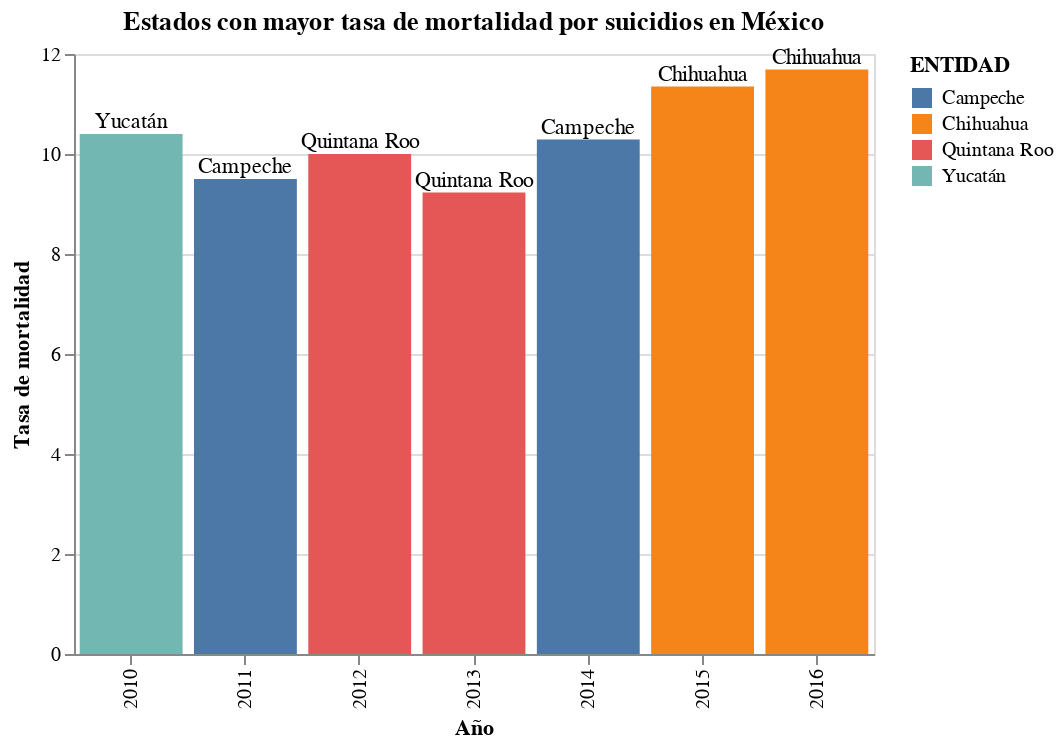

Notebook source saved alongside this figure:
### Markdown cell above
Durante el rango que otorgan los datos se puede observar que la tasa de mortalidad bajó en el 2011 y 2013, pero en general comenzó a subir luego de ese año.

### Code cell
edo_mort = mortalidad.sort_values(
    ['AÑO', 'TASA_DE_MORTALIDAD_POR_SUICIDIOS_POR_100000'], ascending=[True, False]).drop_duplicates(
    'AÑO', keep='first').reset_index().drop(columns=['index', 'CLAVE_ENTIDAD'])


edo_mort_bar = alt.Chart(edo_mort).mark_bar().encode(
    x = alt.X('AÑO:N', title='Año'),
    y = alt.Y('TASA_DE_MORTALIDAD_POR_SUICIDIOS_POR_100000', title='Tasa de mortalidad'),
    color = alt.Color('ENTIDAD')
)

edo_mort_text = alt.Chart(edo_mort).mark_text(dy = -6).encode(
    x = alt.X('AÑO:N', title=''),
    y = alt.Y('TASA_DE_MORTALIDAD_POR_SUICIDIOS_POR_100000', title='Tasa de mortalidad'),
    text = alt.Text('ENTIDAD')
)

edo_mort_graph = edo_mort_bar + edo_mort_text
edo_mort_graph.properties(
    width=400,
    title='Estados con mayor tasa de mortalidad por suicidios en México'
)

### Figure 1 — Vega-Lite specification as saved in the notebook (floating-point values rounded to 4 significant figures)
{"config": {"view": {"continuousWidth": 400, "continuousHeight": 300}}, "layer": [{"mark": "bar", "encoding": {"color": {"type": "nominal", "field": "ENTIDAD"}, "x": {"type": "nominal", "field": "AÑO", "title": "Año"}, "y": {"type": "quantitative", "field": "TASA_DE_MORTALIDAD_POR_SUICIDIOS_POR_100000", "title": "Tasa de mortalidad"}}}, {"mark": {"type": "text", "dy": -6}, "encoding": {"text": {"type": "nominal", "field": "ENTIDAD"}, "x": {"type": "nominal", "field": "AÑO", "title": ""}, "y": {"type": "quantitative", "field": "TASA_DE_MORTALIDAD_POR_SUICIDIOS_POR_100000", "title": "Tasa de mortalidad"}}}], "data": {"name": "data-62b4400f97fb938d4975f7eb8666a076"}, "title": "Estados con mayor tasa de mortalidad por suicidios en México", "width": 400, "$schema": "https://vega.github.io/schema/vega-lite/v4.8.1.json", "datasets": {"data-62b4400f97fb938d4975f7eb8666a076": [{"AÑO": 2010, "ENTIDAD": "Yucatán", "DEFUNCIONES_POR_SUICIDIOS": 206, "POBLACIÓN_MEDIA_TOTAL": 1980690, "TASA_DE_MORTALIDAD_POR_SUICIDIOS_POR_100000": 10.4}, {"AÑO": 2011, "ENTIDAD": "Campeche", "DEFUNCIONES_POR_SUICIDIOS": 81, "POBLACIÓN_MEDIA_TOTAL": 852373, "TASA_DE_MORTALIDAD_POR_SUICIDIOS_POR_100000": 9.5}, {"AÑO": 2012, "ENTIDAD": "Quintana Roo", "DEFUNCIONES_POR_SUICIDIOS": 144, "POBLACIÓN_MEDIA_TOTAL": 1440115, "TASA_DE_MORTALIDAD_POR_SUICIDIOS_POR_100000": 10.0}, {"AÑO": 2013, "ENTIDAD": "Quintana Roo", "DEFUNCIONES_POR_SUICIDIOS": 137, "POBLACIÓN_MEDIA_TOTAL": 1484960, "TASA_DE_MORTALIDAD_POR_SUICIDIOS_POR_100000": 9.23}, {"AÑO": 2014, "ENTIDAD": "Campeche", "DEFUNCIONES_POR_SUICIDIOS": 92, "POBLACIÓN_MEDIA_TOTAL": 894136, "TASA_DE_MORTALIDAD_POR_SUICIDIOS_POR_100000": 10.29}, {"AÑO": 2015, "ENTIDAD": "Chihuahua", "DEFUNCIONES_POR_SUICIDIOS": 421, "POBLACIÓN_MEDIA_TOTAL": 3710129, "TASA_DE_MORTALIDAD_POR_SUICIDIOS_POR_100000": 11.35}, {"AÑO": 2016, "ENTIDAD": "Chihuahua", "DEFUNCIONES_POR_SUICIDIOS": 438, "POBLACIÓN_MEDIA_TOTAL": 3746281, "TASA_DE_MORTALIDAD_POR_SUICIDIOS_POR_100000": 11.69}]}}
